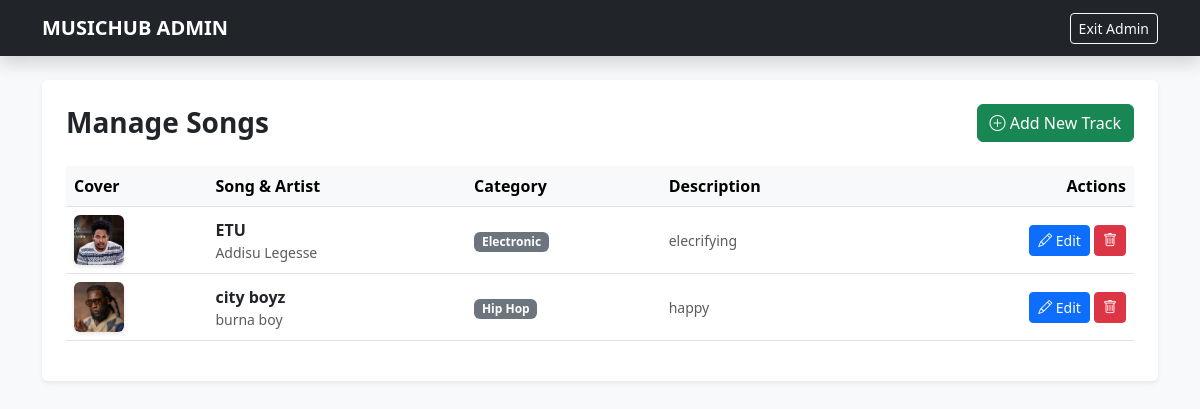
Screenshot of /admin-panel/music/ with the database file from the repository.
### musicology/models.py (models this page shows, shortened)
class Music(models.Model):
    singer=models.CharField(max_length=150)
    name=models.CharField(max_length=300)
    mugory=models.ForeignKey(Category,on_delete=models.SET_NULL,null=True)
    rating=models.FloatField(
        validators=[MinValueValidator(0),MaxValueValidator(5)]
    )
    image=models.ImageField(null=True)
    description=models.CharField(max_length=1500)
    file=models.FileField(null=True)

class Category(models.Model):
    name=models.CharField(max_length=150)

### musicology/views.py (the view, shortened to what this page needs)
# urls.py: path('admin-panel/music/', admin_music, name='admin_music'),
def admin_music(request):
    musics = Music.objects.all()
    categories = Category.objects.all()
    return render(request, 'admin_music.html', {'musics': musics, 'categories': categories})

### musicology/templates/admin_music.html (shortened to what this page needs)
<!DOCTYPE html>
<html lang="en">
<head>
    <link href="https://cdn.jsdelivr.net/npm/bootstrap@5.3.0/dist/css/bootstrap.min.css" rel="stylesheet">
    <link rel="stylesheet" href="https://cdn.jsdelivr.net/npm/bootstrap-icons@1.10.5/font/bootstrap-icons.css">
</head>
<body class="bg-light">
<nav class="navbar navbar-dark bg-dark mb-4 shadow">
    <div class="container">
        <a class="navbar-brand fw-bold" href="{% url 'homeurl' %}">MUSIC<span>HUB</span> ADMIN</a>
        <a href="{% url 'homeurl' %}" class="btn btn-outline-light btn-sm">Exit Admin</a>
    </div>
</nav>
<div class="container">
    <div class="card border-0 shadow-sm p-4">
        <div class="d-flex justify-content-between align-items-center mb-4">
            <h3 class="fw-bold mb-0">Manage Songs</h3>
            <button class="btn btn-success" data-bs-toggle="modal" data-bs-target="#addModal">
                <i class="bi bi-plus-circle"></i> Add New Track
            </button>
        </div>
        <table class="table table-hover align-middle">
            <thead class="table-light">
                <tr>
                    <th>Cover</th>
                    <th>Song & Artist</th>
                    <th>Category</th>
                    <th>Description</th>
                    <th class="text-end">Actions</th>
                </tr>
            </thead>
            <tbody>
                {% for m in musics %}
                <tr>
                    <td>
                        {% if m.image %}
                            <img src="{{ m.image.url }}" class="table-img">
                        {% else %}
                            <div class="table-img bg-secondary"></div>
                        {% endif %}
                    </td>
                    <td>
                        <div class="fw-bold">{{ m.name }}</div>
                        <div class="small text-muted">{{ m.singer }}</div>
                    </td>
                    <td><span class="badge bg-secondary">{{ m.mugory.name|default:"No Genre" }}</span></td>
                    <td>
                        <small class="text-muted">
                            {{ m.description|truncatechars:30|default:"No description provided" }}
                        </small>
                    </td>
                    <td class="text-end">
                        <button class="btn btn-sm btn-primary" data-bs-toggle="modal" data-bs-target="#editModal{{ m.id }}">
                            <i class="bi bi-pencil"></i> Edit
                        </button>
                        <form method="POST" class="d-inline" onsubmit="return confirm('Delete this song?')">
                            <button class="btn btn-sm btn-danger"><i class="bi bi-trash"></i></button>
                        </form>
                    </td>
                </tr>
                {% endfor %}
            </tbody>
        </table>
    </div>
</div>
</body>
</html>

### musicology/templates/admin_music.html (style rules this page uses)
.table-img { width: 50px; height: 50px; object-fit: cover; border-radius: 6px; box-shadow: 0 2px 4px rgba(0,0,0,0.1); }

### rows the page displays
Music: image (picture), name "ETU", singer "Addisu Legesse", mugory.name "Electronic", description "elecrifying"
Music: image (picture), name "city boyz", singer "burna boy", mugory.name "Hip Hop", description "happy"
